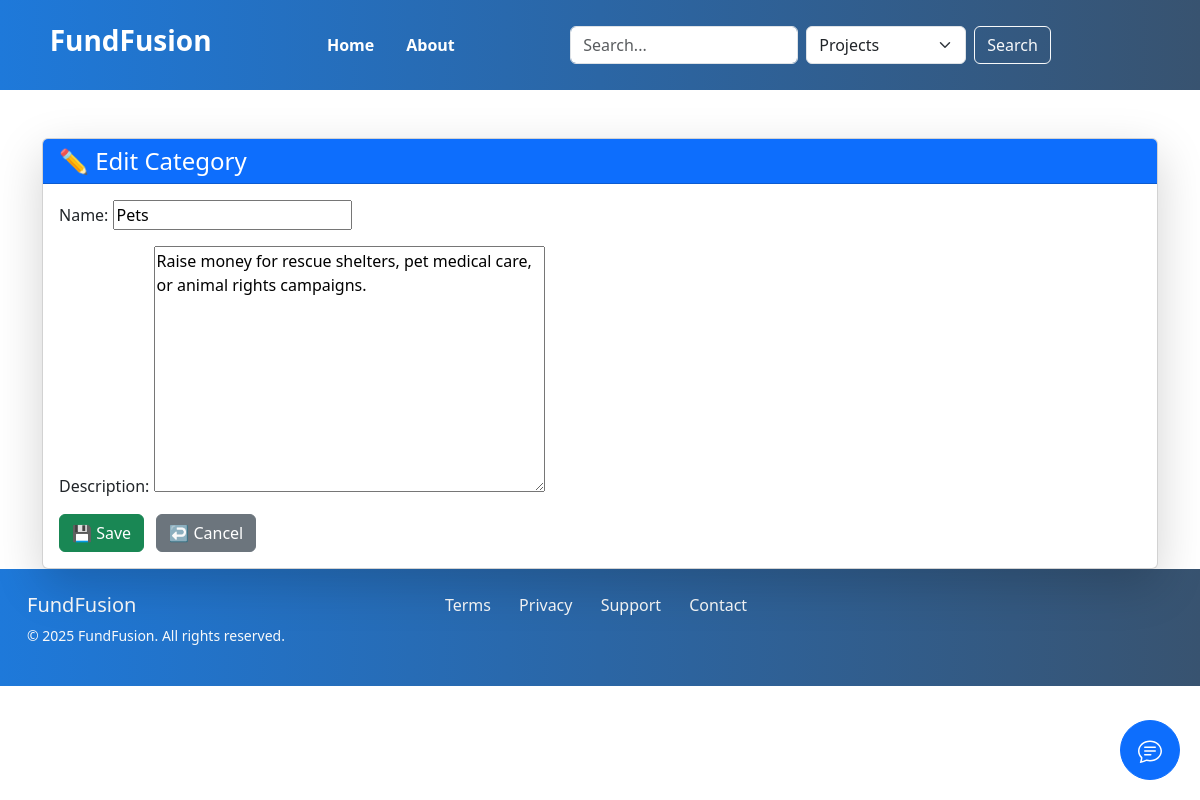
Screenshot of /dashboard/categories/edit/4/ (signed in) with the database file from the repository.
### dashboard/models.py (models this page shows, shortened)
class Category(models.Model):
    name = models.CharField(max_length=100)
    description = models.TextField()
    slug = models.SlugField(blank=True)  # ⚠️ no unique=True for now!
    class Meta:
        verbose_name_plural = "Categories"

### dashboard/views.py (the view)
# urls.py: path('categories/edit/<int:pk>/',category_update, name='category_edit'),
@login_required
@user_passes_test(lambda u: u.is_staff)
def category_update(request, pk):
    category = get_object_or_404(Category, pk=pk)
    form = CategoryForm(request.POST or None, instance=category)
    if form.is_valid():
        form.save()
        return redirect('category_list')
    return render(request, 'dashboard/category_form.html', {'form': form})

### dashboard/forms.py
class CategoryForm(forms.ModelForm):
    class Meta:
        model = Category
        fields = ['name', 'description']

### templates/dashboard/category_form.html (shortened to what this page needs)
{% extends "parent.html" %}
{% block content %}
<div class="container mt-5">
  <div class="card shadow-lg">
    <div class="card-header bg-primary text-white">
      <h4 class="mb-0">{{ form.instance.pk|yesno:"✏️ Edit Category,➕ Add Category" }}</h4>
    </div>
    <div class="card-body">
      <form method="post">
        <div class="mb-3">
          {{ form.as_p }}
        </div>
        <button type="submit" class="btn btn-success me-2">💾 Save</button>
        <a href="{% url 'category_list' %}" class="btn btn-secondary">↩️ Cancel</a>
      </form>
    </div>
  </div>
</div>
{% endblock %}

### rows the page displays
Category: instance.pk "✏️ Edit Category", name "Pets", description "Raise money for rescue shelters, pet medical care, or animal rights campaigns."
